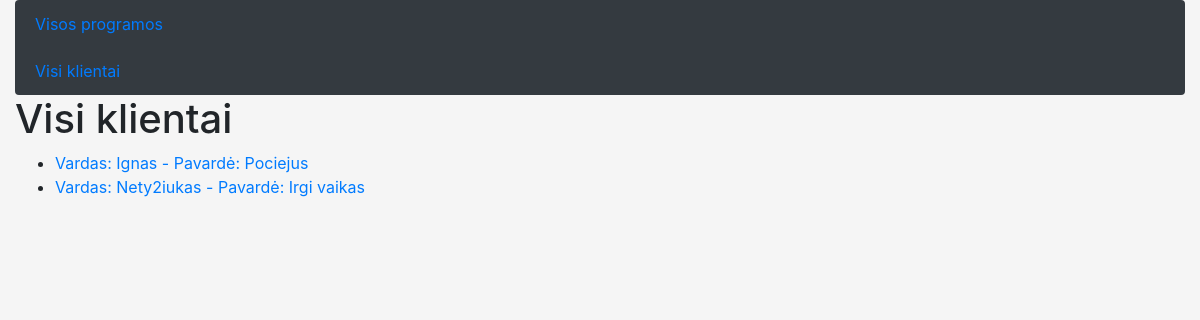
Page /program/client_list/ on the earlier database version.
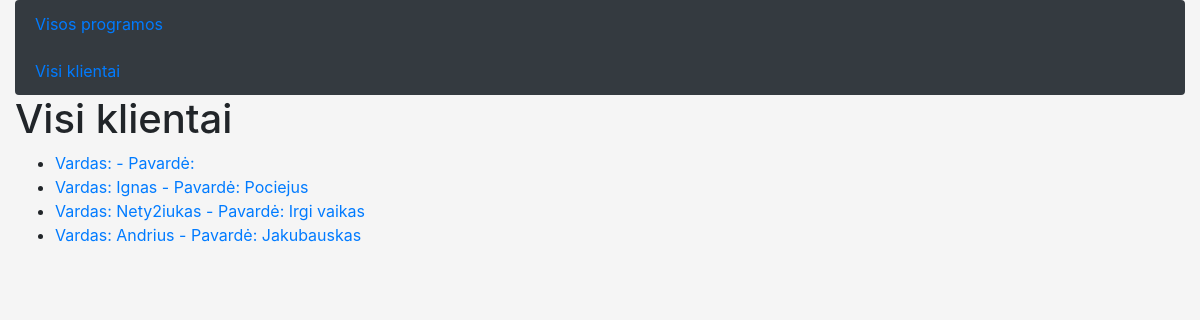
Same page on the later database version.
### program/models.py (models this page shows, shortened)
class UserProfile(models.Model):
    user = models.OneToOneField(User, on_delete=models.CASCADE)
    phone = models.CharField(max_length=20, blank=True, null=True, help_text='pvz +3706...')
    weight = models.DecimalField(blank=True, null=True, decimal_places=1, max_digits=4)
    height = models.DecimalField(blank=True, null=True, decimal_places=2, max_digits=4, help_text='pvz 1.68')
    birth = models.DateField(null=True, blank=True)
    joined = models.DateField(null=False, blank=False, default=datetime.now)
    info = models.TextField(blank=True, null=True, max_length=1000, help_text='svarbi informacija')
    class Meta:
        ordering = ['user']

### program/views.py (the view)
# urls.py: path('client_list/', views.client_list, name='client_list'),
def client_list(request):
    clients = UserProfile.objects.all()
    return render(request, 'client_list.html', {'clients': clients})

### program/templates/client_list.html
{% extends "base.html" %}
{% load static %}
{% block content %}
    <h1>Visi klientai</h1>
    <ul>
        {% for client in clients %}
            <li><a href="{% url 'client_detail' user_id=client.user.id %}">Vardas: {{ client.user.first_name }} - Pavardė: {{ client.user.last_name }}</a></li>
        {% endfor %}
    </ul>
{% endblock %}

Differences in the rows shown:
added UserProfile: user.first_name "Andrius", user.last_name "Jakubauskas"
